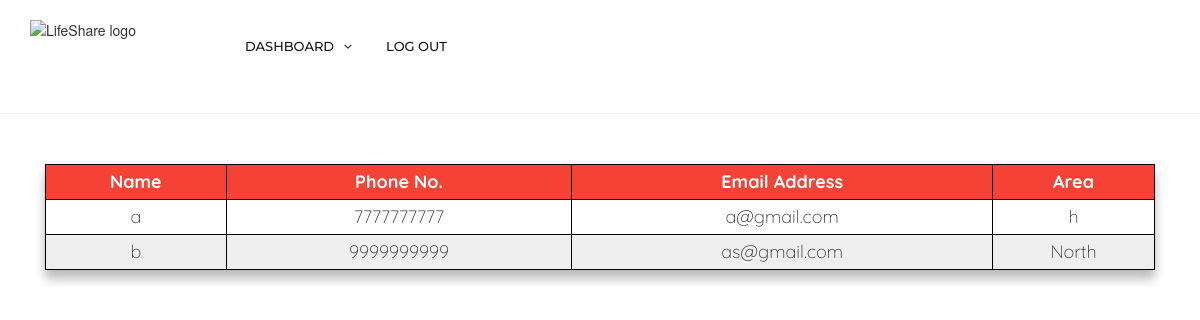
Page /admin_hospital.php on the committed database.
### tables this page shows
CREATE TABLE IF NOT EXISTS `hospital` (
  `hp_id` bigint(20) NOT NULL AUTO_INCREMENT,
  `h_name` varchar(500) NOT NULL,
  `phone_no` bigint(20) NOT NULL,
  `email` varchar(300) DEFAULT NULL,
  `street` varchar(500) NOT NULL,
  `area` varchar(100) NOT NULL,
  `zip` int(11) NOT NULL,
  PRIMARY KEY (`hp_id`)
);

### admin_hospital.php (the view, shortened to what this page needs)
<!DOCTYPE html>
<html lang="en">
<head>
    <link href="css/bootstrap.min.css" rel="stylesheet">
    <link href="css/tables.css" rel="stylesheet">
    <link href="css/font-awesome.min.css" rel="stylesheet">
    <link href="css/style.css" rel="stylesheet">
    <link href="css/bootstrap.min.css" rel="stylesheet">
    <link rel="stylesheet" type="text/css" href="login.css">
</head>
<body>
    <div class="header">
        <div class="container">
            <div class="row">
                <div class="col-lg-2 col-md-4 col-sm-12 col-xs-12">
                    <img src="images/logo_name.png" class="img-responsive" alt="LifeShare logo" />
                </div>
                <div class="col-lg-10 col-md-4 col-sm-12 col-xs-12">
                    <div class="navigation">
                        <div id="navigation">
                            <ul>
                                <li class="has-sub"><a href="" title="Register ">Dashboard</a>
                                </li>
                                <li><a href="logout.php" title="Log Out">Log Out</a>
                                </li>
                            </ul>
                        </div>
                    </div>
                </div>
            </div>
        </div>
    </div>
    <hr>
    <div class="container">
        <div class="row">
            <div class="col-lg-12 text-center">
                <form class="formfield">
                    <br>
                    <BR>
                    <BR>
                    <BR>
                    <div class="col-lg-12">
                        <table>
                            <tr>
                                <th>Name</th>
                                <th>Phone No.</th>
                                <th>Email Address</th>
                                <th>Area</th>
                            </tr>
                            <?php
                        include_once 'connection.php';
                        $sql = "select * from hospital;";
                        $result = $conn->query($sql);
                        while($row = $result->fetch_assoc())
                        {
                            $name = $row['h_name'];
                            $mobile = $row['phone_no'];
                            $email =$row['email'];
                            $area = $row['area'];
                            echo "<tr>";
                            echo "<td>" . $name . "</td>";
                            echo "<td>" . $mobile . "</td>";
                            echo "<td>" . $email . "</td>";
                            echo "<td>" . $area . "</td>";
                            echo "</tr>";
                        }
                    ?>
                        </table>
                    </div>
                </form>
            </div>
        </div>
    </div>
</body>
</html>

### css/tables.css (style rules this page uses)
body { padding-top: 50px; }
table, td, th { border: 1px solid black; text-align: center; }
table { border-collapse: collapse; font-family: 'Quicksand', sans-serif; font-size: 18px; width: 100%; margin-top: -50px; margin-left: 0px; margin-bottom: 0px; text-align: center; box-shadow: 0px 0px 1px rgba(0, 0, 0, 0.1), 0px 10px 10px rgba(0, 0, 0, 0.1), 0px 10px 10px rgba(0, 0, 0, 0.1), 0px 5px 10px rgba(0, 0, 0, 0.1); }
th, td { border: 1px solid black; padding: 40px; }
tr { height: 100px; }
th { background-color: #f44336; color: white; font-family: 'Quicksand', sans-serif; }
tr:nth-child(odd) { background-color: #eeeeee; text-align: center; font-family: 'Quicksand', sans-serif; }

### css/style.css (style rules this page uses)
body { font-size: 16px; background-color: #fff; color: #5d5c59; font-family: 'Roboto', sans-serif; line-height: 28px; font-weight: 300; }
ul, ol { margin: 0; }
a { color: #fa2d2d; text-decoration: none; -webkit-transition: all 0.3s; -moz-transition: all 0.3s; transition: all 0.3s; }
hr { margin-top: 20px; margin-bottom: 20px; border: 0; border-top: 1px solid #f1f3f8; }
.header { background-color: #fff; z-index: 9999; position: relative; padding-top: 20px; padding-bottom: 20px; }
.navigation { float: right; }
#navigation, #navigation ul, #navigation ul li, #navigation ul li a, #navigation #menu-button { margin: 0; padding: 0; border: 0; list-style: none; line-height: 1; display: block; position: relative; -webkit-box-sizing: border-box; -moz-box-sizing: border-box; box-sizing: border-box; }
#navigation:after, #navigation > ul:after { content: "."; display: block; clear: both; visibility: hidden; line-height: 0; height: 0; }
#navigation { font-family: 'Montserrat', sans-serif; -webkit-font-smoothing: antialiased; text-rendering: optimizeLegibility; }
#navigation > ul > li { float: left; }
#navigation > ul > li > a { padding: 20px; font-size: 13px; color: #18150d; text-decoration: none; font-weight: 500; text-transform: uppercase; }
#navigation > ul > li.has-sub > a { padding-right: 32px; }
#navigation > ul > li.has-sub > a:before { position: absolute; right: 14px; font-family: FontAwesome; content: "\f107"; -webkit-transition: all .25s ease; -moz-transition: all .25s ease; -ms-transition: all .25s ease; -o-transition: all .25s ease; transition: all .25s ease; }
@media only screen and (max-width: 1200px) { .navigation { float: none; } }

### admin_hospital.php (style rules this page uses)
body { padding-top: 0px; }
table, td, th { border: 1px solid black; text-align: center; }
tr { height: 35px; }

### rows in the picture
hospital: h_name "a", phone_no "7777777777", email "a@gmail.com", area "h"
hospital: h_name "b", phone_no "9999999999", email "as@gmail.com", area "North"
